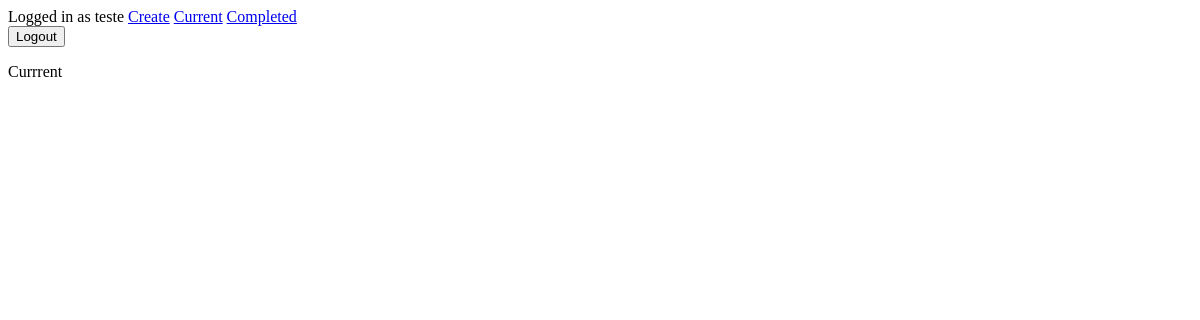
Before: /current/ (signed in) with the older database file.
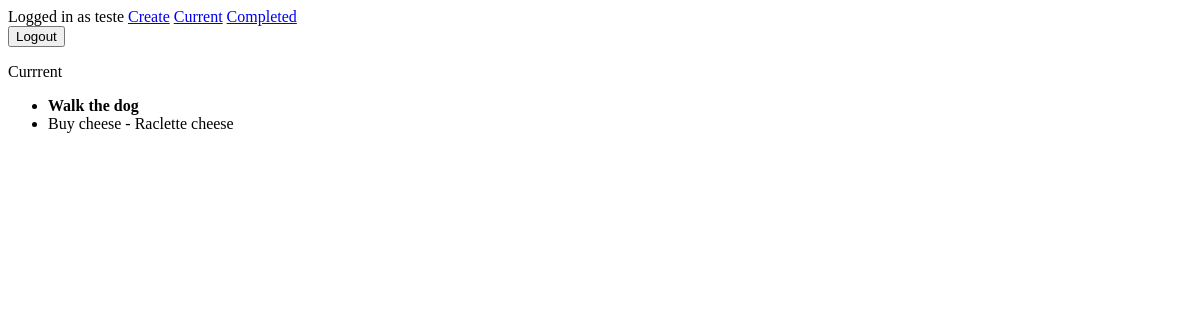
After: the same page with the newer database file.
### todo/models.py (models this page shows, shortened)
class Todo(models.Model):
    title = models.CharField(max_length=100)
    memo = models.TextField(blank=True)
    important = models.BooleanField(default=False)
    datecompleted = models.DateTimeField(null=True, blank=True)
    created = models.DateTimeField(auto_now_add=True)
    user = models.ForeignKey(User, on_delete=models.CASCADE)

### todo/views.py (the view)
# urls.py: path('current/', views.currenttodos, name='currenttodos'),
@login_required
def currenttodos(request):
    todos = Todo.objects.filter(user=request.user, datecompleted__isnull=True )
    return render(request, 'todo/currenttodos.html', {'todos':todos})

### todo/templates/todo/currenttodos.html
{% extends 'todo/base.html' %}
{% block content %}
Currrent
<ul>
    {% for todo in todos %}
    <li>
        {% if todo.important %}<b>{% endif %}{{todo.title}}{% if todo.important %}</b>{% endif %}
        {% if todo.memo%} - {{ todo.memo }}{% endif %}
    </li>
    {% endfor %}
</ul>
{% endblock %}

### todo/templates/todo/base.html (shortened to what this page needs)
{% if user.is_authenticated %}
Logged in as {{ user }}
<a href="{% url 'createtodo' %}">Create</a>
<a href="{% url 'currenttodos' %}">Current</a>
<a href="{% url 'completedtodos' %}">Completed</a>
<form action="{% url 'logoutuser' %}" method="POST">
    <input type="submit" value="Logout">
</form>
{% else %}
<a href="{% url 'signupuser' %}">Sign Up</a>
<a href="{% url 'loginuser' %}">Login</a>
{% endif %}
{% block content%} {% endblock %}

Changed rows visible on the page:
added Todo: title "Walk the dog"
added Todo: title "Buy cheese", memo "Raclette cheese"
